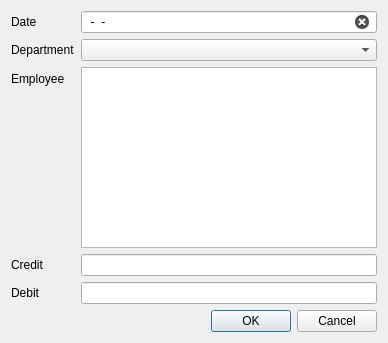
<?xml version="1.0" encoding="UTF-8"?>
<ui version="4.0">
 <class>Dialog</class>
 <widget class="QDialog" name="Dialog">
  <property name="geometry">
   <rect>
    <x>0</x>
    <y>0</y>
    <width>388</width>
    <height>343</height>
   </rect>
  </property>
  <property name="windowTitle">
   <string>New Transaction</string>
  </property>
  <property name="autoFillBackground">
   <bool>false</bool>
  </property>
  <layout class="QVBoxLayout" name="verticalLayout_2">
   <item>
    <layout class="QVBoxLayout" name="verticalLayout">
     <item>
      <layout class="QFormLayout" name="formLayout">
       <item row="1" column="0">
        <widget class="QLabel" name="label_4">
         <property name="text">
          <string>Date</string>
         </property>
         <property name="buddy">
          <cstring>date</cstring>
         </property>
        </widget>
       </item>
       <item row="2" column="0">
        <widget class="QLabel" name="label">
         <property name="text">
          <string>Department</string>
         </property>
         <property name="buddy">
          <cstring>department</cstring>
         </property>
        </widget>
       </item>
       <item row="2" column="1">
        <widget class="QComboBox" name="department"/>
       </item>
       <item row="3" column="0">
        <widget class="QLabel" name="label_2">
         <property name="text">
          <string>Employee</string>
         </property>
         <property name="buddy">
          <cstring>employee</cstring>
         </property>
        </widget>
       </item>
       <item row="4" column="0">
        <widget class="QLabel" name="label_3">
         <property name="text">
          <string>Credit</string>
         </property>
         <property name="buddy">
          <cstring>credit</cstring>
         </property>
        </widget>
       </item>
       <item row="4" column="1">
        <widget class="QLineEdit" name="credit"/>
       </item>
       <item row="3" column="1">
        <widget class="QListWidget" name="employee"/>
       </item>
       <item row="1" column="1">
        <widget class="QLineEdit" name="date">
         <property name="inputMask">
          <string>00-00-00</string>
         </property>
         <property name="clearButtonEnabled">
          <bool>true</bool>
         </property>
        </widget>
       </item>
       <item row="5" column="0">
        <widget class="QLabel" name="label_5">
         <property name="text">
          <string>Debit</string>
         </property>
         <property name="buddy">
          <cstring>debit</cstring>
         </property>
        </widget>
       </item>
       <item row="5" column="1">
        <widget class="QLineEdit" name="debit"/>
       </item>
      </layout>
     </item>
     <item>
      <widget class="QDialogButtonBox" name="buttonBox">
       <property name="orientation">
        <enum>Qt::Horizontal</enum>
       </property>
       <property name="standardButtons">
        <set>QDialogButtonBox::Cancel|QDialogButtonBox::Ok</set>
       </property>
      </widget>
     </item>
    </layout>
   </item>
  </layout>
 </widget>
 <resources/>
 <connections>
  <connection>
   <sender>buttonBox</sender>
   <signal>accepted()</signal>
   <receiver>Dialog</receiver>
   <slot>accept()</slot>
   <hints>
    <hint type="sourcelabel">
     <x>248</x>
     <y>254</y>
    </hint>
    <hint type="destinationlabel">
     <x>157</x>
     <y>274</y>
    </hint>
   </hints>
  </connection>
  <connection>
   <sender>buttonBox</sender>
   <signal>rejected()</signal>
   <receiver>Dialog</receiver>
   <slot>reject()</slot>
   <hints>
    <hint type="sourcelabel">
     <x>316</x>
     <y>260</y>
    </hint>
    <hint type="destinationlabel">
     <x>286</x>
     <y>274</y>
    </hint>
   </hints>
  </connection>
 </connections>
</ui>
